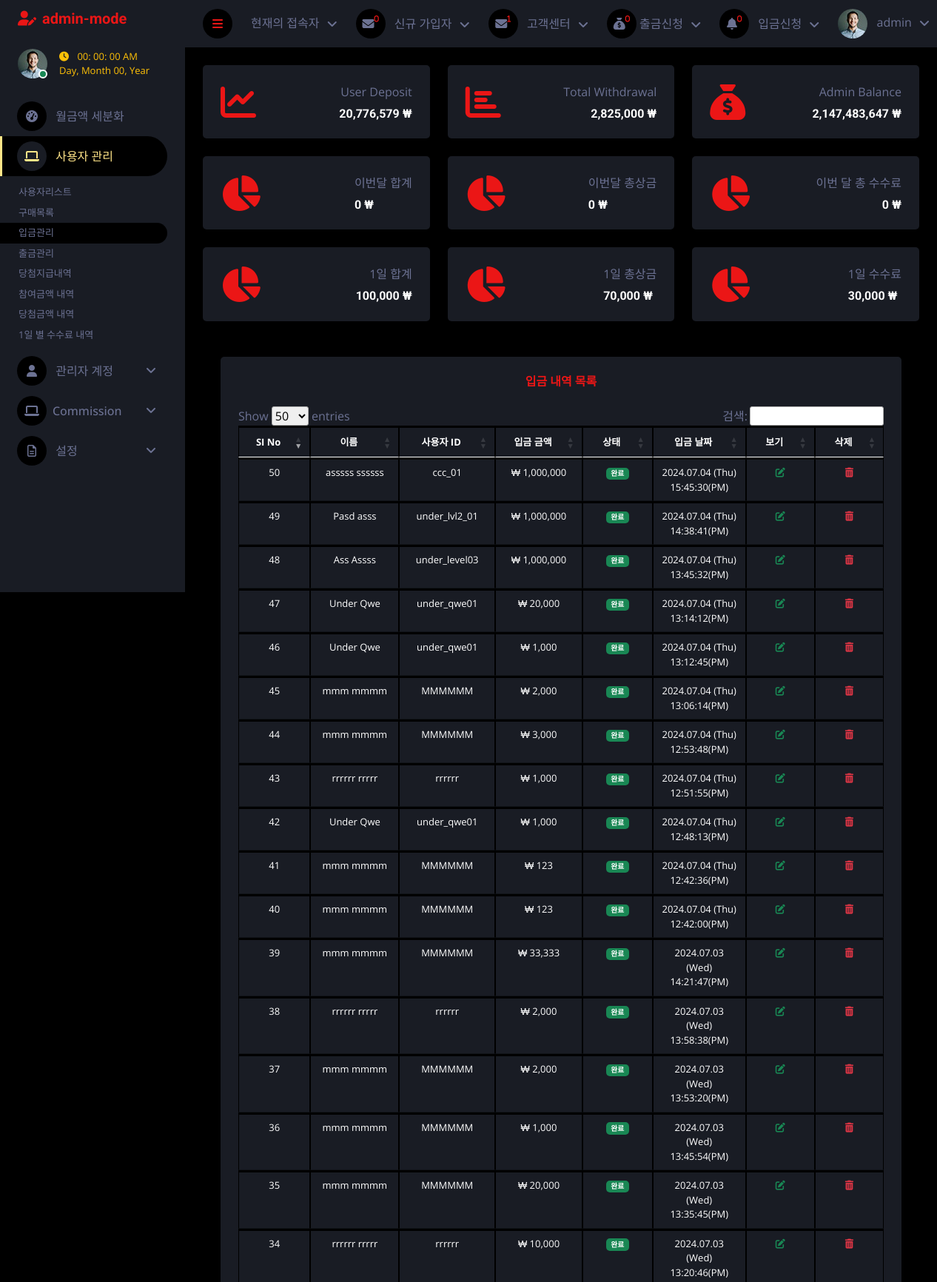
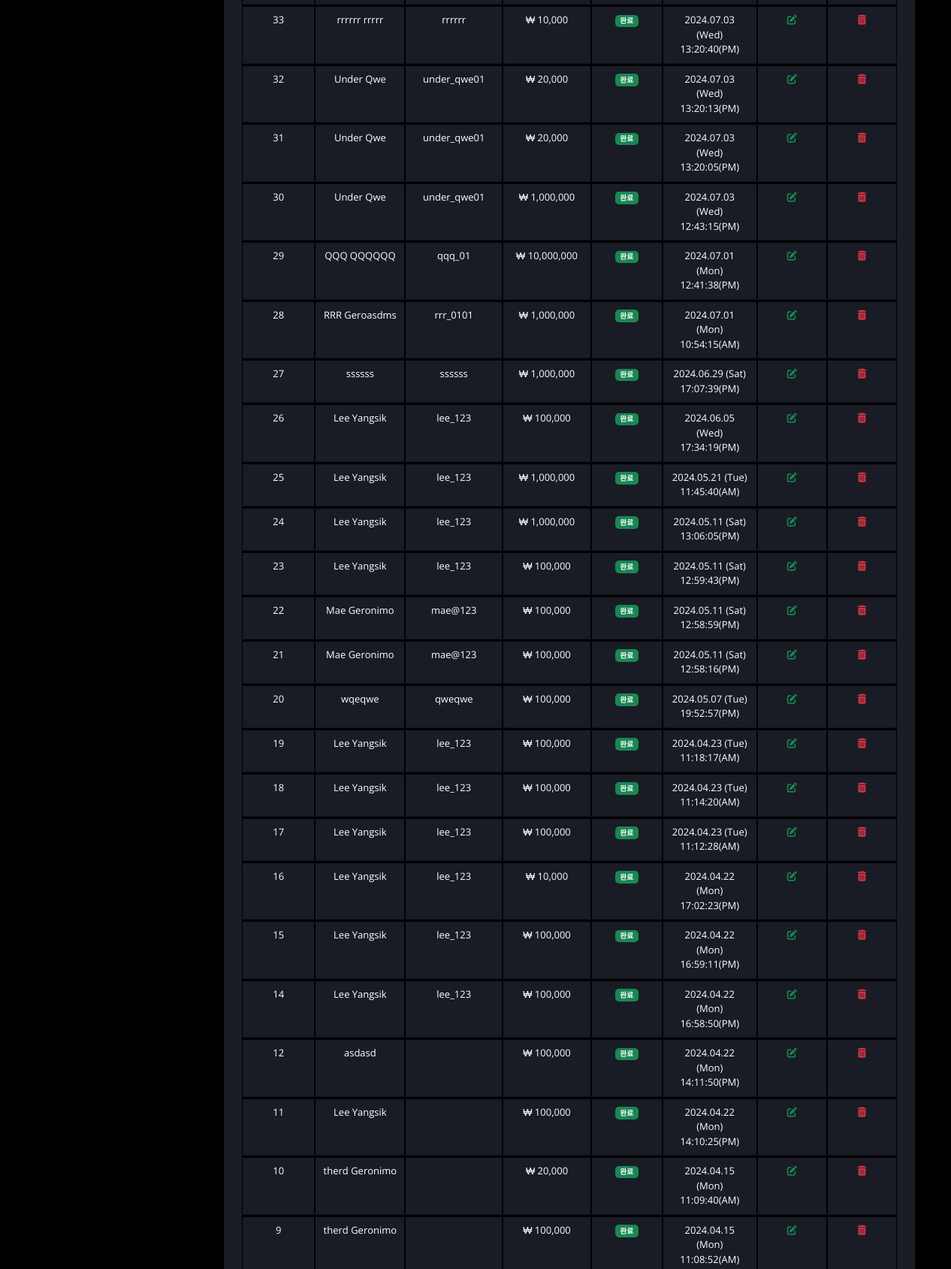
The page /admin/index.php?deposit_users (signed in, upper part) on the database its author committed (2 pictures, top to bottom).
### tables this page shows
CREATE TABLE `deposit_mgt` (
  `id` int(11) NOT NULL,
  `referal_code` varchar(255) NOT NULL,
  `userid` varchar(255) NOT NULL,
  `name` varchar(255) NOT NULL,
  `user_id` varchar(255) NOT NULL,
  `amount_deposit` varchar(255) NOT NULL,
  `status` varchar(255) NOT NULL,
  `date_deposit` datetime NOT NULL DEFAULT current_timestamp()
);

### admin/deposit_users.php (the view, shortened to what this page needs)
<div class="container-fluid pt-4 px-4">
    <div class="row g-4">
        <div class="col-sm-12">
            <div class="bg-secondary rounded h-100 p-4">
                <h6 class="mb-4 text-center text-primary">입금 내역 목록</h6>
                <div class="table-responsive text-center">
                    <table class="table table-bordered text-white text-center my-3" style="font-size: small;" id="myTable">
                        <thead>
                            <tr>
                                <th class="text-center">SI No</th>
                                <th class="text-center">이름</th>
                                <th class="text-center">사용자 ID</th>
                                <th class="text-center">입금 금액</th>
                                <th class="text-center">상태</th>
                                <th class="text-center">입금 날짜</th>
                                <th class="text-center">보기</th>
                                <th class="text-center">삭제</th>
                            </tr>
                        </thead>
                        <tbody>
                            <?php
                            include "./inc/connect.php";
                            $get_users = "Select * from `deposit_mgt` order by `date_deposit` DESC";
                            $result_query = mysqli_query($conn, $get_users);
                            while ($run_query = mysqli_fetch_array($result_query)) {
                                $id = $run_query['id'];
                                $name = $run_query['name'];
                                $userid = $run_query['userid'];
                                $amount_deposit = $run_query['amount_deposit'];
                                $created_at = date('Y.m.d (D) H:i:s(A)', strtotime($run_query['date_deposit']))
                            ?>
                                <tr class='text-center'>
                                    <td><?php echo $id ?></td>
                                    <td><?php echo $name ?></td>
                                    <td><?php echo $userid ?></td>
                                    <td>₩ <?php echo number_format($amount_deposit) ?></td>
                                    <td>
                                    <?php
                                        if ($run_query['status'] == 'Completed') {
                                            echo '<span class="badge bg-success">완료</span>';
                                        } else {
                                            echo '<span class="badge bg-danger">Pending</span>';
                                        }
                                        ?>
                                    </td>
                                    <td> <?php echo $created_at ?></td>
                                    <td><a href='index.php?user_deposit_update=<?php echo $id ?>' class='text-success'><i class='fa-solid fa-pen-to-square'></i></a></td>
                                    <td><a href='index.php?deposit_delete_users=<?php echo $id ?>' class='text-danger'><i class='fa-solid fa-trash-can'></i></a></td>
                                </tr>
                            <?php
                            }
                            ?>
                        </tbody>
                    </table>
                </div>
            </div>
        </div>
    </div>
</div>

### admin/index.php (shortened to what this page needs)
<div class="content">
    <?php include "inc/navbar.php"; ?>
    <div class="container-fluid pt-4 px-4">
        <div class="row g-4">
            <?php
            $query = "SELECT * FROM deposit_mgt";
            $query_run = mysqli_query($conn, $query);
            $user_deposit = 0;
            while ($num = mysqli_fetch_assoc($query_run)) {
                $user_deposit +=  $num['amount_deposit'];
            }
            ?>
            <div class="col-sm-12 col-xl-4">
                <div class="bg-secondary rounded d-flex align-items-center justify-content-between p-4">
                    <i class="fa fa-chart-line fa-3x text-primary"></i>
                    <div class="ms-3">
                        <p class="mb-2 float-end">User Deposit</p>
                        <h6 class="mb-0"><?php echo number_format($user_deposit); ?> ₩</h6>
                    </div>
                </div>
            </div>
            <?php
            $users_withdrawal = "SELECT * FROM users_withdrawal";
            $query_run = mysqli_query($conn, $users_withdrawal);
            $total_withdrawal = 0;
            while ($num = mysqli_fetch_assoc($query_run)) {
                $total_withdrawal +=  $num['amount_withdrawal'];
            }
            ?>
            <div class="col-sm-12 col-xl-4">
                <div class="bg-secondary rounded d-flex align-items-center justify-content-between p-4">
                    <i class="fa fa-chart-bar fa-3x text-primary"></i>
                    <div class="ms-3">
                        <p class="mb-2 float-end">Total Withdrawal</p>
                        <h6 class="mb-0" style="text-align: end;"><?php echo number_format($total_withdrawal) ?> ₩</h6>
                    </div>
                </div>
            </div>
            <?php
            $id = $_SESSION['id'];
            $query = "SELECT admin_credit FROM admins where id = $id";
            $query_run = mysqli_query($conn, $query);
            while ($run_query = mysqli_fetch_array($query_run)) {
                $credit = $run_query['admin_credit'];
            }
            ?>
            <div class="col-sm-12 col-xl-4">
               <div class="bg-secondary rounded d-flex align-items-center justify-content-between p-4">
                   <i class="fa fa-sack-dollar fa-3x text-primary"></i>
                   <div class="ms-3">
                       <p class="mb-2 float-end">Admin Balance</p>
                       <h6 class="mb-0"><?php echo number_format($credit); ?> ₩</h6>
                   </div>
               </div>
            </div>
            <?php
            $pay_monthly = 0;
            ?>
            <div class="col-sm-12 col-xl-4">
                <div class="bg-secondary rounded d-flex align-items-center justify-content-between p-4">
                    <i class="fa fa-chart-pie fa-3x text-primary"></i>
                    <div class="ms-3">
                        <p class="mb-2 float-end">이번달 합계</p>
                        <h6 class="mb-0"><?php echo number_format($pay_monthly); ?> ₩</h6>
                    </div>
                </div>
            </div>
            <?php
            $prize_monthly = 0;
            ?>
            <div class="col-sm-12 col-xl-4">
                <div class="bg-secondary rounded d-flex align-items-center justify-content-between p-4">
                    <i class="fa fa-chart-pie fa-3x text-primary"></i>
                    <div class="ms-3">
                        <p class="mb-2 float-end">이번달 총상금</p>
                        <h6 class="mb-0"><?php echo number_format($prize_monthly); ?> ₩</h6>
                    </div>
                </div>
            </div>
            <?php
            $com_monthly = 0;
            ?>
            <div class="col-sm-12 col-xl-4">
                <div class="bg-secondary rounded d-flex align-items-center justify-content-between p-4">
                    <i class="fa fa-chart-pie fa-3x text-primary"></i>
                    <div class="ms-3">
                        <p class="mb-2 float-end">이번 달 총 수수료</p>
                        <h6 class="mb-0" style="text-align: end;"   ><?php echo number_format($com_monthly); ?> ₩</h6>
                    </div>
                </div>
            </div>
            <?php
            $get_users = "SELECT *, SUM(payment) AS total_payment_amount FROM user_purchases GROUP BY DATE(date_purchase) ORDER BY `date_purchase` ASC";
            $result_query = mysqli_query($conn, $get_users);
            $previous_date = null;
            $total_prize = 0;
            while ($run_query = mysqli_fetch_array($result_query)) {
                if ($previous_date === null || date('Y-m-d', strtotime($previous_date)) != date('Y-m-d', strtotime($run_query['date_purchase']))) {
                    $total_prize = 0;
                }
                $total_prize += $run_query['total_payment_amount'];
                $previous_date = $run_query['date_purchase'];
            }
            ?>
            <div class="col-sm-12 col-xl-4">
                <div class="bg-secondary rounded d-flex align-items-center justify-content-between p-4">
                    <i class="fa fa-chart-pie fa-3x text-primary"></i>
                    <div class="ms-3">
                        <p class="mb-2 float-end">1일 합계</p>
                        <h6 class="mb-0" style="text-align: end;"><?php echo number_format($total_prize); ?> ₩</h6>
                    </div>
                </div>
            </div>
            <?php
            $get_users = "SELECT *, SUM(winning_amount) AS total_prize_amount FROM user_purchases GROUP BY DATE(date_purchase) ORDER BY `date_purchase` ASC";
            $result_query = mysqli_query($conn, $get_users);
            $previous_date = null;
            $total_payment = 0;
            while ($run_query = mysqli_fetch_array($result_query)) {
                if ($previous_date === null || date('Y-m-d', strtotime($previous_date)) != date('Y-m-d', strtotime($run_query['date_purchase']))) {
                    $total_payment = 0;
                }
                $total_payment += $run_query['total_prize_amount'];
                $previous_date = $run_query['date_purchase'];
            }
            ?>
            <div class="col-sm-12 col-xl-4">
                <div class="bg-secondary rounded d-flex align-items-center justify-content-between p-4">
                    <i class="fa fa-chart-pie fa-3x text-primary"></i>
                    <div class="ms-3">
                        <p class="mb-2 float-end">1일 총상금</p>
                        <h6 class="mb-0"><?php echo number_format($total_payment); ?> ₩</h6>
                    </div>
                </div>
            </div>
            <?php
            $get_users = "SELECT *, SUM(admin_fee) AS total_commi_amount FROM admins_fee GROUP BY DATE(date_purchase) ORDER BY `date_purchase` ASC";
            $result_query = mysqli_query($conn, $get_users);
            $previous_date = null;
            $total_commi = 0;
            while ($run_query = mysqli_fetch_array($result_query)) {
                if ($previous_date === null || date('Y-m-d', strtotime($previous_date)) != date('Y-m-d', strtotime($run_query['date_purchase']))) {
                    $total_commi = 0;
                }
                $total_commi += $run_query['total_commi_amount'];
                $previous_date = $run_query['date_purchase'];
            }
            ?>
            <div class="col-sm-12 col-xl-4">
                <div class="bg-secondary rounded d-flex align-items-center justify-content-between p-4">
                    <i class="fa fa-chart-pie fa-3x text-primary"></i>
                    <div class="ms-3">
                        <p class="mb-2 float-end">1일 수수료</p>
                        <h6 class="mb-0"><?php echo number_format($total_commi); ?> ₩</h6>
                    </div>
                </div>
            </div>
        </div>
    </div>
    <div class="container-fluid pt-4 px-4">
        <div class="row g-4">
            <div class="col-12">
                <?php
                if (isset($_GET['deposit_users'])) {
                    include('deposit_users.php');
                }
                ?>
            </div>
        </div>
    </div>
    <?php include "inc/footer.php"; ?>

### admin/assets/css/style.css (style rules this page uses)
:root { --primary: #ffe588; --secondary: #191C24; --light: #6C7293; --dark: #000000; }
.content { margin-left: 250px; min-height: 100vh; background: var(--dark); transition: 0.5s; }
@media (min-width: 992px) { .content { width: calc(100% - 250px); } }

### admin/deposit_users.php (style rules this page uses)
table.dataTable tbody th, table.dataTable tbody td { padding: 8px 10px; display: absolute; width: 150px; }
table.dataTable th, table.dataTable td { box-sizing: content-box; }
.table-bordered>:not(caption)>*>* { border-width: 3px 1px; }
.table>:not(caption)>*>* { padding: .5rem .5rem; background-color: var(--bs-table-bg); border-bottom-width: 1px; box-shadow: inset 0 0 0 9999px var(--bs-table-accent-bg); }
thead, tbody, tfoot, tr, td, th { border-color: inherit; border-style: solid; border-width: 0; }

### rows shown on the page
deposit_mgt: id "50", name "asssss ssssss", userid "ccc_01", amount_deposit "1,000,000", status "완료", date_deposit "2024.07.04 (Thu) 15:45:30(PM)"
deposit_mgt: id "49", name "Pasd asss", userid "under_lvl2_01", amount_deposit "1,000,000", status "완료", date_deposit "2024.07.04 (Thu) 14:38:41(PM)"
deposit_mgt: id "48", name "Ass Assss", userid "under_level03", amount_deposit "1,000,000", status "완료", date_deposit "2024.07.04 (Thu) 13:45:32(PM)"
deposit_mgt: id "47", name "Under Qwe", userid "under_qwe01", amount_deposit "20,000", status "완료", date_deposit "2024.07.04 (Thu) 13:14:12(PM)"
deposit_mgt: id "46", name "Under Qwe", userid "under_qwe01", amount_deposit "1,000", status "완료", date_deposit "2024.07.04 (Thu) 13:12:45(PM)"
deposit_mgt: id "45", name "mmm mmmm", userid "MMMMMM", amount_deposit "2,000", status "완료", date_deposit "2024.07.04 (Thu) 13:06:14(PM)"
deposit_mgt: id "44", name "mmm mmmm", userid "MMMMMM", amount_deposit "3,000", status "완료", date_deposit "2024.07.04 (Thu) 12:53:48(PM)"
deposit_mgt: id "43", name "rrrrrr rrrrr", userid "rrrrrr", amount_deposit "1,000", status "완료", date_deposit "2024.07.04 (Thu) 12:51:55(PM)"
deposit_mgt: id "42", name "Under Qwe", userid "under_qwe01", amount_deposit "1,000", status "완료", date_deposit "2024.07.04 (Thu) 12:48:13(PM)"
deposit_mgt: id "41", name "mmm mmmm", userid "MMMMMM", amount_deposit "123", status "완료", date_deposit "2024.07.04 (Thu) 12:42:36(PM)"
deposit_mgt: id "40", name "mmm mmmm", userid "MMMMMM", amount_deposit "123", status "완료", date_deposit "2024.07.04 (Thu) 12:42:00(PM)"
deposit_mgt: id "39", name "mmm mmmm", userid "MMMMMM", amount_deposit "33,333", status "완료", date_deposit "2024.07.03 (Wed) 14:21:47(PM)"
deposit_mgt: id "38", name "rrrrrr rrrrr", userid "rrrrrr", amount_deposit "2,000", status "완료", date_deposit "2024.07.03 (Wed) 13:58:38(PM)"
deposit_mgt: id "37", name "mmm mmmm", userid "MMMMMM", amount_deposit "2,000", status "완료", date_deposit "2024.07.03 (Wed) 13:53:20(PM)"
deposit_mgt: id "36", name "mmm mmmm", userid "MMMMMM", amount_deposit "1,000", status "완료", date_deposit "2024.07.03 (Wed) 13:45:54(PM)"
deposit_mgt: id "35", name "mmm mmmm", userid "MMMMMM", amount_deposit "20,000", status "완료", date_deposit "2024.07.03 (Wed) 13:35:45(PM)"
deposit_mgt: id "34", name "rrrrrr rrrrr", userid "rrrrrr", amount_deposit "10,000", status "완료", date_deposit "2024.07.03 (Wed) 13:20:46(PM)"
deposit_mgt: id "33", name "rrrrrr rrrrr", userid "rrrrrr", amount_deposit "10,000", status "완료", date_deposit "2024.07.03 (Wed) 13:20:40(PM)"
deposit_mgt: id "32", name "Under Qwe", userid "under_qwe01", amount_deposit "20,000", status "완료", date_deposit "2024.07.03 (Wed) 13:20:13(PM)"
deposit_mgt: id "31", name "Under Qwe", userid "under_qwe01", amount_deposit "20,000", status "완료", date_deposit "2024.07.03 (Wed) 13:20:05(PM)"
deposit_mgt: id "30", name "Under Qwe", userid "under_qwe01", amount_deposit "1,000,000", status "완료", date_deposit "2024.07.03 (Wed) 12:43:15(PM)"
deposit_mgt: id "29", name "QQQ QQQQQQ", userid "qqq_01", amount_deposit "10,000,000", status "완료", date_deposit "2024.07.01 (Mon) 12:41:38(PM)"
deposit_mgt: id "28", name "RRR Geroasdms", userid "rrr_0101", amount_deposit "1,000,000", status "완료", date_deposit "2024.07.01 (Mon) 10:54:15(AM)"
deposit_mgt: id "27", name "ssssss", userid "ssssss", amount_deposit "1,000,000", status "완료", date_deposit "2024.06.29 (Sat) 17:07:39(PM)"
deposit_mgt: id "26", name "Lee Yangsik", userid "lee_123", amount_deposit "100,000", status "완료", date_deposit "2024.06.05 (Wed) 17:34:19(PM)"
deposit_mgt: id "25", name "Lee Yangsik", userid "lee_123", amount_deposit "1,000,000", status "완료", date_deposit "2024.05.21 (Tue) 11:45:40(AM)"
deposit_mgt: id "24", name "Lee Yangsik", userid "lee_123", amount_deposit "1,000,000", status "완료", date_deposit "2024.05.11 (Sat) 13:06:05(PM)"
deposit_mgt: id "23", name "Lee Yangsik", userid "lee_123", amount_deposit "100,000", status "완료", date_deposit "2024.05.11 (Sat) 12:59:43(PM)"
deposit_mgt: id "22", name "Mae Geronimo", userid "mae@123", amount_deposit "100,000", status "완료", date_deposit "2024.05.11 (Sat) 12:58:59(PM)"
deposit_mgt: id "21", name "Mae Geronimo", userid "mae@123", amount_deposit "100,000", status "완료", date_deposit "2024.05.11 (Sat) 12:58:16(PM)"
deposit_mgt: id "20", name "wqeqwe", userid "qweqwe", amount_deposit "100,000", status "완료", date_deposit "2024.05.07 (Tue) 19:52:57(PM)"
deposit_mgt: id "19", name "Lee Yangsik", userid "lee_123", amount_deposit "100,000", status "완료", date_deposit "2024.04.23 (Tue) 11:18:17(AM)"
deposit_mgt: id "18", name "Lee Yangsik", userid "lee_123", amount_deposit "100,000", status "완료", date_deposit "2024.04.23 (Tue) 11:14:20(AM)"
deposit_mgt: id "17", name "Lee Yangsik", userid "lee_123", amount_deposit "100,000", status "완료", date_deposit "2024.04.23 (Tue) 11:12:28(AM)"
deposit_mgt: id "16", name "Lee Yangsik", userid "lee_123", amount_deposit "10,000", status "완료", date_deposit "2024.04.22 (Mon) 17:02:23(PM)"
deposit_mgt: id "15", name "Lee Yangsik", userid "lee_123", amount_deposit "100,000", status "완료", date_deposit "2024.04.22 (Mon) 16:59:11(PM)"
deposit_mgt: id "14", name "Lee Yangsik", userid "lee_123", amount_deposit "100,000", status "완료", date_deposit "2024.04.22 (Mon) 16:58:50(PM)"
deposit_mgt: id "12", name "asdasd", amount_deposit "100,000", status "완료", date_deposit "2024.04.22 (Mon) 14:11:50(PM)"
deposit_mgt: id "11", name "Lee Yangsik", amount_deposit "100,000", status "완료", date_deposit "2024.04.22 (Mon) 14:10:25(PM)"
deposit_mgt: id "10", name "therd Geronimo", amount_deposit "20,000", status "완료", date_deposit "2024.04.15 (Mon) 11:09:40(AM)"
deposit_mgt: id "9", name "therd Geronimo", amount_deposit "100,000", status "완료", date_deposit "2024.04.15 (Mon) 11:08:52(AM)"

### other values the page prints
$_SESSION['name'] "admin"
$row_count2 "1"
$user_deposit "20,776,579"
$total_withdrawal "2,825,000"
$credit "2,147,483,647"
$pay_monthly "0"
$prize_monthly "0"
$com_monthly "0"
$total_prize "100,000"
$total_payment "70,000"
$total_commi "30,000"
